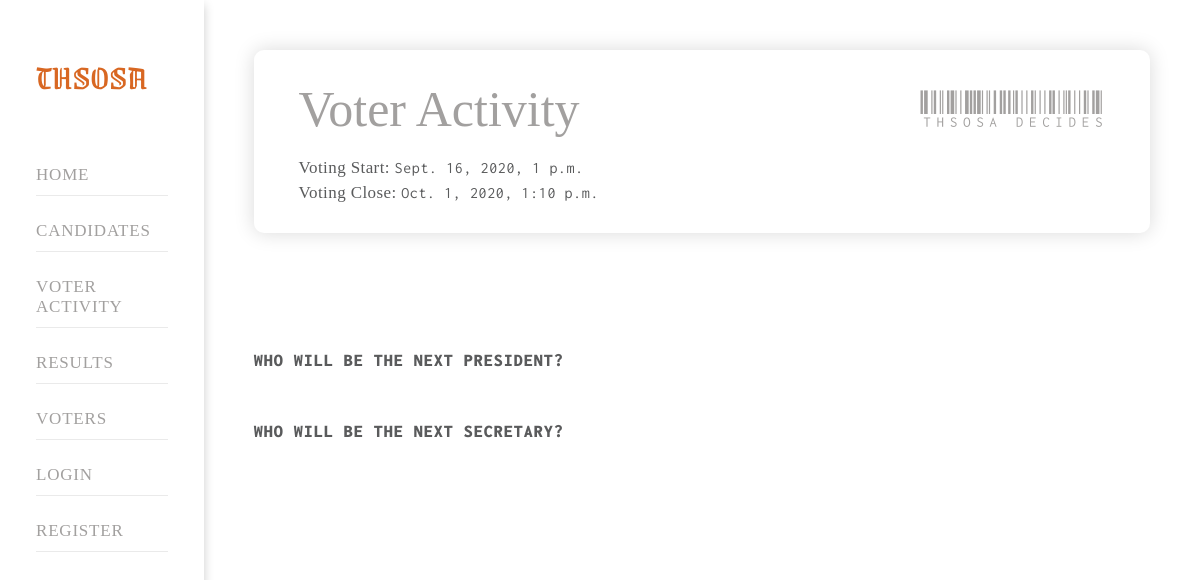
The app's page /activity.html, older data.
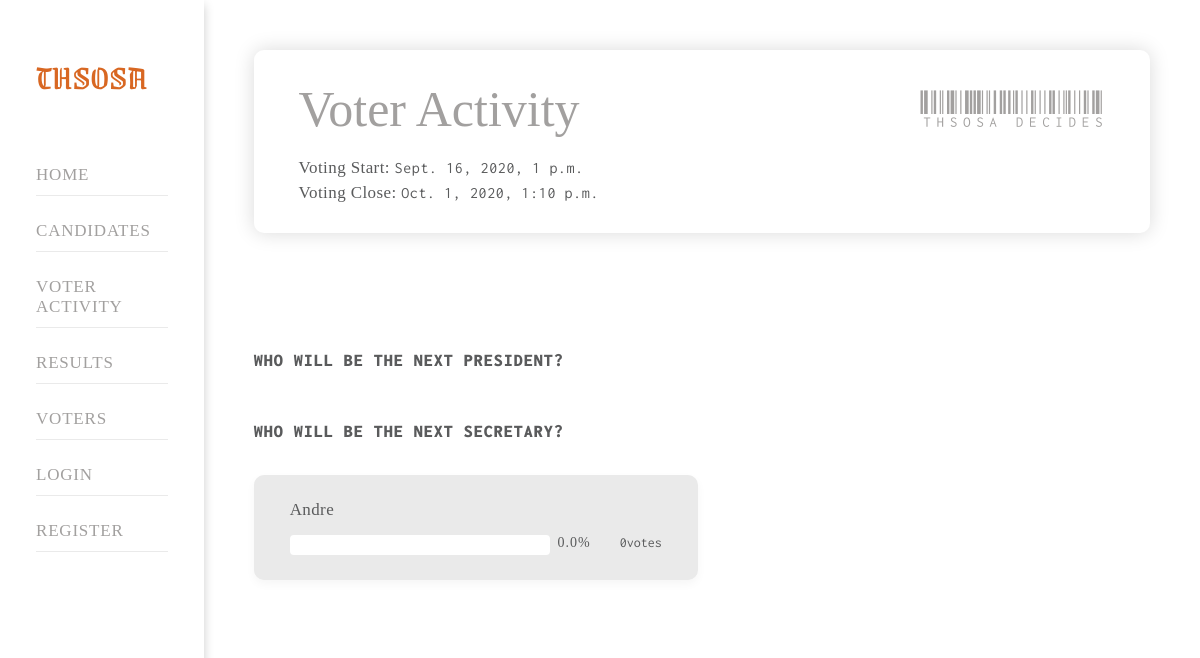
The same page, newer data.
### App/models.py (models this page shows, shortened)
class Time(models.Model):
    start=models.DateTimeField()
    end=models.DateTimeField()

class Election(models.Model):
    name=models.TextField()

class Candidate(models.Model):
    title=models.TextField(null=True,blank=True)
    name_title=models.TextField(null=True,blank=True)
    name=models.TextField(null=True,blank=True)
    vote = models.IntegerField(default='0')
    percent=models.FloatField(default='0')
    image=models.ImageField()
    profile=models.TextField(null=True,blank=True)
    other_name=models.TextField(null=True,blank=True)
    address=models.TextField(null=True,blank=True)
    sex=models.TextField(null=True,blank=True)
    date_of_birth=models.TextField(null=True,blank=True)
    occupation=models.TextField(null=True,blank=True)
    email=models.TextField(null=True,blank=True)
    phone=models.TextField(null=True,blank=True)
    admission_date=models.TextField(null=True,blank=True)
    graduation_date=models.TextField(null=True,blank=True)
    education=models.TextField(null=True,blank=True)
    chapter=models.TextField(null=True,blank=True)
    chapter_year=models.TextField(null=True,blank=True)
    executive_status=models.TextField(null=True,blank=True)
    executive_officer=models.TextField(null=True,blank=True)
    financial=models.TextField(null=True,blank=True)
    attendance_status=models.TextField(null=True,blank=True)
    dishonesty_status=models.TextField(null=True,blank=True)
    position=models.TextField(null=True,blank=True)
    approved=models.BooleanField(default=False)

### App/views.py (the view)
# urls.py: path("activity.html", views.activity, name="activity"),
def activity(request):
    context={"elections":Election.objects.all(),"results":Candidate.objects.filter(approved=True),"times":Time.objects.all()}
    return render(request,"activity_new.html",context)

### App/templates/activity_new.html (shortened to what this page needs)
{% load static %}
<html xmlns="http://www.w3.org/1999/xhtml">
 <head>
  <link href="{% static 'assets/css/style.css' %}" rel="stylesheet" type="text/css"/>
  <link href="{% static 'assets/css/fonts.css' %}" rel="stylesheet" type="text/css">
   <link href="{% static 'assets/css/responsive.css' %}" rel="stylesheet" type="text/css"/>
   <link href="{% static 'assets/css/owl_theme.css' %}" rel="stylesheet" type="text/css"/>
   <link href="{% static 'assets/css/owl.carousel.min.css' %}" rel="stylesheet" type="text/css"/>
   <link href="{% static 'assets/css/owl.theme.default.min.css' %}" rel="stylesheet" type="text/css"/>
   <link href="https://use.fontawesome.com/releases/v5.7.2/css/all.css" rel="stylesheet"/>
 </head>
 <body>
  <div class="clearfix" id="main_wrapper">
   <div class="header">
    <div class="hdr clearfix">
     <div class="brandname">
      <a href="">
       THSOSA
      </a>
     </div>
     <div class="menu">
       <ul>
        <li>
         <a href="index.html">
          Home
         </a>
        </li>
        <li>
         <a href="candidates.html">
          Candidates
         </a>
        </li>
        <li>
         <a href="activity.html">
          Voter Activity
         </a>
        </li>
        <li>
         <a href="results.html">
          Results
         </a>
        </li>
        <li>
         <a href="voters-approved">
          Voters
         </a>
        </li>
        <li>
         <a href="login.html">
          Login
         </a>
        </li>
        <li>
         <a href="register.html">
          Register
         </a>
        </li>
       </ul>
     </div>
    </div>
   </div>
   <div class="body-wrap">
    <div class="section">
     <div class="inner_wrap">
      <div class="pg-hdr-card clearfix">
        <div class="col-1">
         <div class="hdr-title">
          Voter Activity
         </div>
         <div class="row">
           <span>
            Voting Start:
           </span>
          {% for time in times %}{{time.start}}{% endfor %}
          </div>
          <div class="row">
           <span>
            Voting Close:
           </span>
          {% for time in times %}{{time.end}}{% endfor %}
          </div>
        </div>
       <div class="col-2">
        THSOSA DECIDES
       </div>
      </div>
     </div>
    </div>
    <div class="section">
     <div class="inner_wrap">
       {% for election in elections %}
      <div class="candidate-card">
        <br>
       <div class="position-desc">
        Who will be the next {{election.name}}?
       </div>
       <div class="cand-wrap v-act clearfix">
         {% for item in results %}
         {% if item.title == election.name %}
        <div class="cand-hld">
         <div class="cand-name">
          {{item.name}}
         </div>
         <div class="v-det clearfix">
          <div class="v-bar">
          </div>
          <div class="v-per">
          {{item.percent}}%
          </div>
          <div class="v-count">
           {{item.vote}}votes
          </div>
         </div>
        </div>
        {% endif %}
        {% endfor %}
       </div>
      </div>
      {% endfor %}
     </div>
    </div>
   </div>
  </div>
 </body>
</html>

Row changes from the older to the newer data that the page shows:
changed Election "SECRETARY": gains Candidate (name "Andre", percent "0.0", vote "0")
